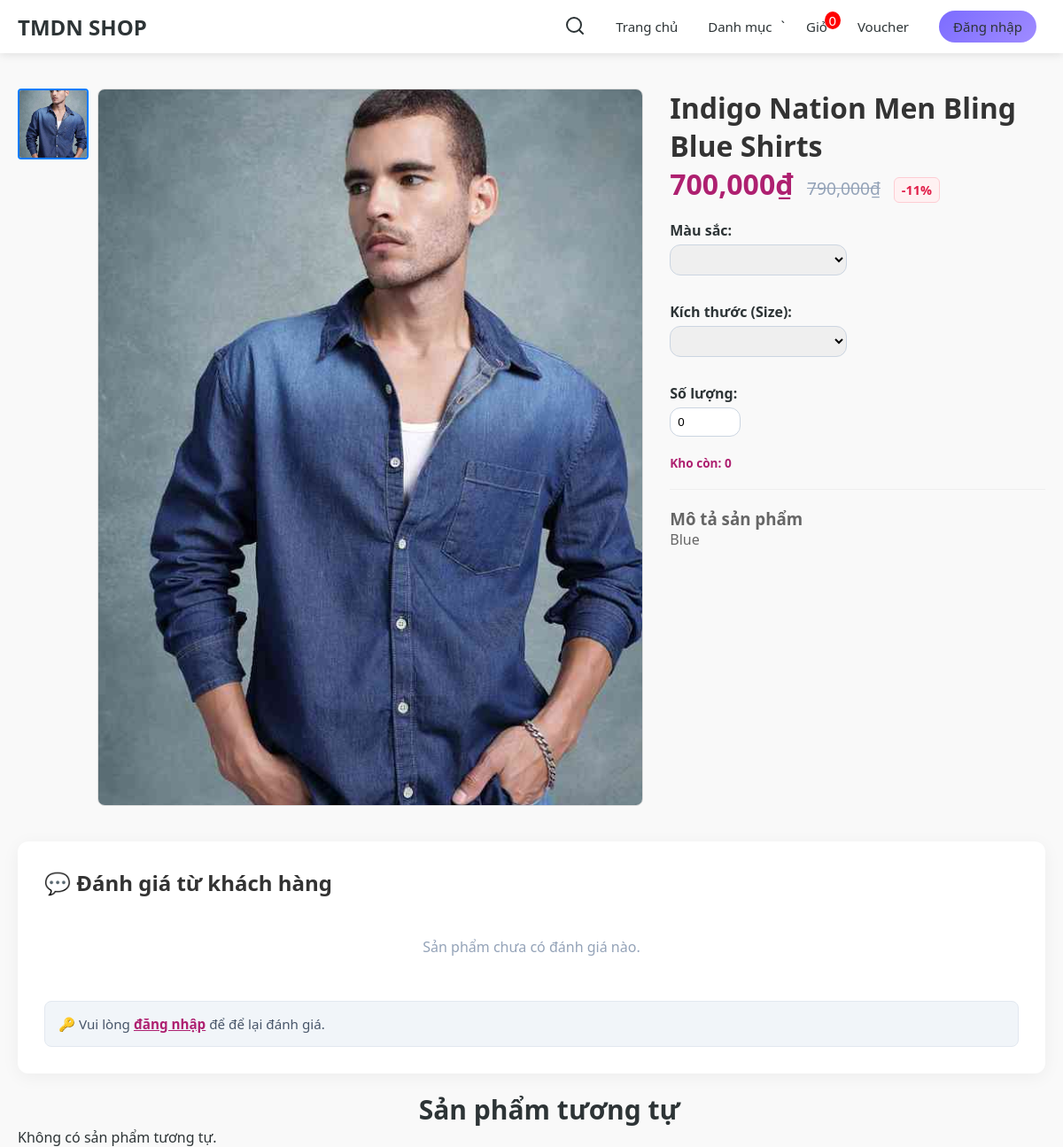
Page /product/78/ on the committed database.
### app/models.py (models this page shows, shortened)
class ProductImage(models.Model):
    product = models.ForeignKey(Product, on_delete=models.CASCADE, related_name="images")
    image = models.ImageField(upload_to='products/')
    is_feature = models.BooleanField(default=False)  # check coi có phải ảnh đại diện hông nếu đúng thì tích

class Product(models.Model):
    category = models.ForeignKey(Category, on_delete=models.CASCADE, related_name="products")
    name = models.CharField(max_length=255)
    slug = models.SlugField(unique=True)
    description = models.TextField(blank=True)
    base_price = models.DecimalField(max_digits=10, decimal_places=2)
    is_activate = models.BooleanField(default=True)
    created_at = models.DateTimeField(auto_now_add=True)
    sale_price = models.DecimalField(max_digits=10, decimal_places=2, null=True, blank=True, verbose_name="Giá khuyến mãi")
    @property
    def discount_percent(self):
        if self.sale_price and self.base_price > 0:
            discount = ((self.base_price - self.sale_price) / self.base_price) * 100
            return int(discount)
        return 0

### app/views.py (the view, shortened to what this page needs)
# urls.py: path('product/<int:pk>/', views.product_detail, name='product_detail'),
def product_detail(request, pk):
    product = get_object_or_404(Product, pk=pk)
    rec_names = get_recommend_products(product.name, top_k=10)
    recommend_products = Product.objects.filter(name__in=rec_names)
    can_review = False
    return render(request, 'app/product_detail.html', {
        'product': product,
        'recommend_products': recommend_products,
        'can_review': can_review,
    })

### app/context_processors.py (called while the page is built)
def cart_count(request):
    count = 0
    cart = request.session.get('cart', {})
    if isinstance(cart, dict) and cart:
        for item in cart.values():
            count += int(item.get('quantity', 0))
    return {'cart_total_quantity': count}

### app/views.py (called while the page is built, shortened)
def get_recommend_products(product_name, top_k=10):
    if df_tfidf.empty or cosine_sim is None:
        return []

### app/templates/app/product_detail.html (shortened to what this page needs)
{% extends 'base.html' %}
{% load humanize %}
{% block body_class %}product-page{% endblock %}
{% block content %}
<div class="container product-wrapper">
    <div class="product-main">
        <div class="product-gallery">
            <div class="thumbnail-list">
                {% for p_image in product.images.all %}
                    <img src="{{ p_image.image.url }}"
                         alt="{{ product.name }}"
                         onclick="changeImage(this)"
                         class="{% if p_image.is_feature %}active{% endif %}">
                {% endfor %}
            </div>
            <div class="main-image">
                {% for p_image in product.images.all %}
                    {% if p_image.is_feature %}
                        <img id="featured" src="{{ p_image.image.url }}" alt="Sản phẩm chính">
                    {% endif %}
                {% endfor %}
            </div>
        </div>
        <div class="product-info">
            <form method="post" action="{% url 'add_cart' %}">
                <h1>{{ product.name }}</h1>
                <div class="price-section" style="margin-bottom: 20px;">
                    {% if product.sale_price %}
                        <div style="display: flex; align-items: baseline; gap: 15px;">
                            <span class="sale-price" style="font-size: 2rem; color: #ae2070; font-weight: 800;">
                                {{ product.sale_price|floatformat:0|intcomma }}₫
                            </span>
                            <span class="old-price" style="text-decoration: line-through; color: #94a3b8; font-size: 1.2rem;">
                                {{ product.base_price|floatformat:0|intcomma }}₫
                            </span>
                            {% if product.discount_percent > 0 %}
                                <span class="badge-discount" style="background: #fff1f2; color: #e11d48; padding: 4px 8px; border-radius: 6px; font-weight: bold; border: 1px solid #fecdd3; font-size: 0.9rem;">
                                    -{{ product.discount_percent }}%
                                </span>
                            {% endif %}
                        </div>
                    {% else %}
                        <p class="price" style="font-size: 2rem; font-weight: 800; color: #333;">
                            {{ product.base_price|floatformat:0|intcomma }} ₫
                        </p>
                    {% endif %}
                </div>
                <div class="options">
                    <div style="margin-bottom: 15px;">
                        <label for="color" style="display: block; font-weight: bold;">Màu sắc:</label>
                        <select name="color" id="color-select" onchange="updateStockLimit()" style="border: 1px solid #cbd5e1;border-radius: 12px;padding: 8px; width: 200px;">
                        </select>
                    </div>
                    <div style="margin-bottom: 15px;">
                        <label for="size" style="display: block; font-weight: bold;">Kích thước (Size):</label>
                        <select name="size" id="size-select" onchange="updateStockLimit()" style="border: 1px solid #cbd5e1;border-radius: 12px;padding: 8px; width: 200px;">
                        </select>
                    </div>
                    <div style="margin-bottom: 15px;">
                        <label for="quantity" style="display: block; font-weight: bold;">Số lượng:</label>
                        <input type="number" name="quantity" id="quantity-input"
                               value="1" min="1"
                               style="padding: 8px; width: 80px; border: 1px solid #cbd5e1; border-radius: 12px; outline: none;">
                        <p id="stock-warning" style="font-size: 0.85rem; color: #ae2070; margin-top: 5px; font-weight: bold;">
                            Kho còn: <span id="current-stock-display">0</span>
                        </p>
                    </div>
                </div>
                <div class="description">
                    <h3>Mô tả sản phẩm</h3>
                    <p>{{ product.description }}</p>
                </div>
            </form>
        </div>
    </div>
<div class="reviews-section">
    <h3>💬 Đánh giá từ khách hàng</h3>
    <div class="review-list">
        {% for review in product.reviews.all %}
            <div class="review-item">
                <span class="review-user">👤 {{ review.user.username }}</span>
                <span class="review-stars">
                    {% for i in "12345" %}
                        {% if forloop.counter <= review.rating %}★{% else %}☆{% endif %}
                    {% endfor %}
                </span>
                <p class="review-comment">{{ review.comment }}</p>
            </div>
        {% empty %}
            <p style="text-align: center; color: #94a3b8; padding: 20px;">Sản phẩm chưa có đánh giá nào.</p>
        {% endfor %}
    </div>
    {% if can_review %}
        <div class="review-form-container">
            <h4>🌟 Viết đánh giá của bạn</h4>
            <form method="POST" action="{% url 'submit_review' product.id %}" class="review-form">
                {% csrf_token %}
                <label style="font-weight: 600; margin-bottom: 8px; display: block;">Chất lượng sản phẩm:</label>
                <select name="rating">
                    <option value="5">⭐⭐⭐⭐⭐ Rất tốt</option>
                    <option value="4">⭐⭐⭐⭐ Hài lòng</option>
                    <option value="3">⭐⭐⭐ Bình thường</option>
                    <option value="2">⭐⭐ Tệ</option>
                    <option value="1">⭐ Rất tệ</option>
                </select>
                <label style="font-weight: 600; margin-bottom: 8px; display: block;">Cảm nhận của bạn:</label>
                <textarea name="comment" required placeholder="Sản phẩm vải đẹp, giao hàng nhanh..."></textarea>
                <button type="submit" class="btn-submit-review">Gửi đánh giá ngay</button>
            </form>
        </div>
    {% elif user.is_authenticated %}
        <div class="review-alert" style="background: #fffbeb; color: #92400e; border: 1px solid #fde68a; margin-top: 30px;">
            <span>ℹ️ Bạn chỉ có thể đánh giá sau khi đã mua và nhận được sản phẩm này.</span>
        </div>
    {% else %}
        <div class="review-alert" style="background: #f1f5f9; color: #475569; border: 1px solid #e2e8f0; margin-top: 30px;">
            <span>🔑 Vui lòng <a href="{% url 'login' %}" style="color: #ae2070; font-weight: bold;">đăng nhập</a> để để lại đánh giá.</span>
        </div>
    {% endif %}
</div>
<section class="products container">
    <div class="product-new">
        <h2 class="section-title">Sản phẩm tương tự</h2>
        <div class="product-grid">
            {% for item in recommend_products %}
            <div class="card reveal">
                <div class="card-img">
                    {% with item.images.all|first as img %}
                        {% if img %}
                            <img src="{{ img.image.url }}" alt="{{ item.name }}">
                        {% else %}
                            <img src="/static/images/no-image.png" alt="No image">
                        {% endif %}
                    {% endwith %}
                </div>
                <div class="card-info">
                    <h3>{{ item.name }}</h3>
                    <p class="price">
                        {{ item.base_price|floatformat:0|intcomma }} đ
                    </p>
                    <a href="{% url 'product_detail' item.id %}" class="add-cart">
                        Xem chi tiết
                    </a>
                </div>
            </div>
            {% empty %}
                <p>Không có sản phẩm tương tự.</p>
            {% endfor %}
        </div>
    </div>
</section>
</div>
{% endblock %}

### static/css/style.css (style rules this page uses)
:root { --main: #6c5ce7; --dark: #2d3436; --light: #f9f9f9; }
* { margin: 0; padding: 0; box-sizing: border-box; }
body { font-family: 'Segoe UI', sans-serif; background: var(--light); color: var(--dark); overflow-x: hidden; }
.container { max-width: 1200px; margin: 0 auto; padding: 0 20px; display: flex; justify-content: center }
.products { width: 1200px; margin: 0px 0px; justify-self: center; padding: 0px; display:flex; flex-direction: column; }
.products .section-title { text-align: center; margin-top: 20px; font-size: 30px; }
.product-grid { display: grid; grid-template-columns: 1fr 1fr 1fr 1fr; gap: 15px; }
.product-page .product-wrapper { padding-top: 120px; display: block !important; }
.product-page .container { max-width: 1200px; margin: 0 auto; }
.product-main { display: flex; gap: 30px; margin-bottom: 40px; height: 810px; }
.product-gallery { flex: 1; display: flex; gap: 10px; }
.thumbnail-list { display: flex; flex-direction: column; gap: 10px; }
.thumbnail-list img { width: 80px; height: 80px; object-fit: cover; cursor: pointer; border: 2px solid transparent; border-radius: 4px; }
.thumbnail-list img:hover, .thumbnail-list img.active { border-color: #007bff; }
.main-image { flex: 1; }
.main-image img { width: 100%; border-radius: 8px; border: 1px solid #ddd; height: 100%; object-fit: cover; }
.product-info { flex: 0.6; }
.product-info h1 { margin-top: 0; color: #333; }
.options { margin: 20px 0; }
.options label { font-weight: bold; display: block; margin-bottom: 5px; }
.options select, .options input { padding: 8px; margin-right: 10px; margin-bottom: 15px; }
.description { border-top: 1px solid #eee; padding-top: 20px; color: #666; }
.product-page .product-wrapper { padding-top: 100px; }

### app/templates/app/product_detail.html (style rules this page uses)
.reviews-section { background: #fff; padding: 30px; border-radius: 12px; box-shadow: 0 4px 20px rgba(0,0,0,0.05); margin-top: 40px; }
.reviews-section h3 { font-size: 1.5rem; color: #333; margin-bottom: 25px; display: flex; align-items: center; gap: 10px; }
.review-alert { display: flex; align-items: center; gap: 10px; padding: 15px; border-radius: 8px; font-size: 0.95rem; }

### rows in the picture
ProductImage: image (picture)
Product: name "Indigo Nation Men Bling Blue Shirts", sale_price "700,000", base_price "790,000", discount_percent "11", description "Blue"

### other values in the picture
{{ cart_total_quantity }} "0"
